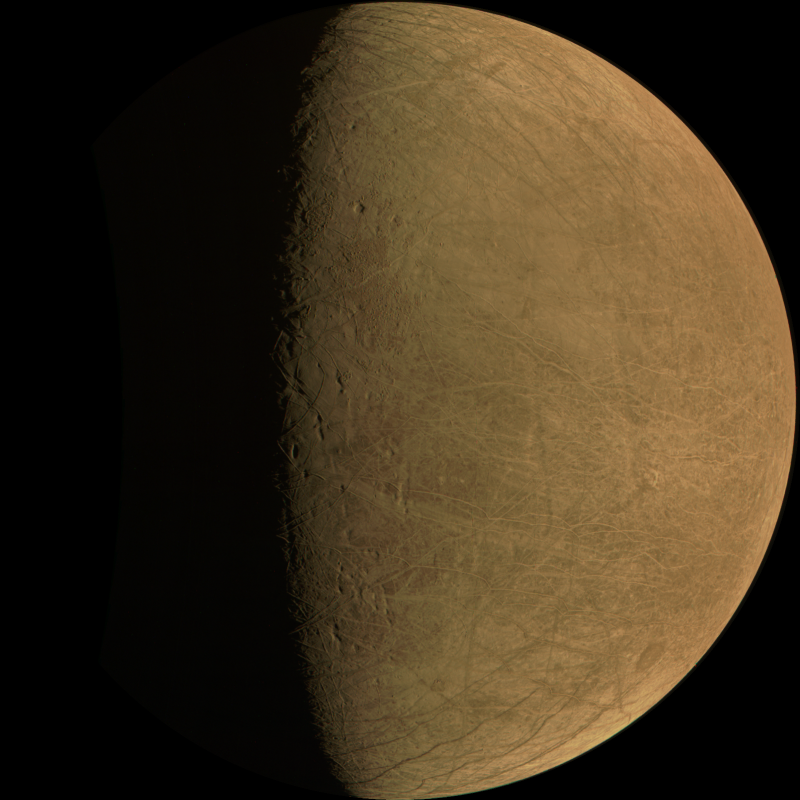
#> input picture images/europa1/JNCE_2022272_45C00001_V01-mapprojected.png, 1600 x 1600 px, found by its file name (shown at 1/2 size)
$ python jupiter_map_images.py
#> lines starting #> are read from the running program, lines starting #| are printed output that depends on the picture; after the words box and inside, x2 and y2 are one past the last pixel; in counts of white or black regions, pixels touching at a corner belong together
from colorsys import hsv_to_rgb
from tkinter import Image
import cv2
import numpy as np
import matplotlib.pyplot as plt
from PIL import Image, ImageEnhance

# reading map image
image = cv2.imread(r"./images/europa1/JNCE_2022272_45C00001_V01-mapprojected.png", flags=cv2.IMREAD_COLOR)
#> image is the input picture: shape (1600, 1600, 3); mean B, G, R 29.8, 51, 65.1

# Resizing the image
scale_percent = 1
width = int(image.shape[1] * scale_percent / 100)
#> width = 16
height = int(image.shape[0] * scale_percent / 100)
#> height = 16
dsize = (width, height)
#> dsize = (16, 16)
cv2.resize(image, dsize)


#sharped image
kernel = np.array([[0, -1, 0],
                   [-1, 5,-1],
                   [0, -1, 0]])
image_sharp = cv2.filter2D(src=image, ddepth=-1, kernel=kernel)

#adjusting bright
def increase_brightness(img, value=30):
#> called with value = 20
    hsv = cv2.cvtColor(img, cv2.COLOR_BGR2HSV)
#> hsv: shape (1600, 1600, 3); mean H, S, V 22, 110.1, 65.7
    print(hsv)
#> (printed output is left out)
    h, s, v = cv2.split(hsv)
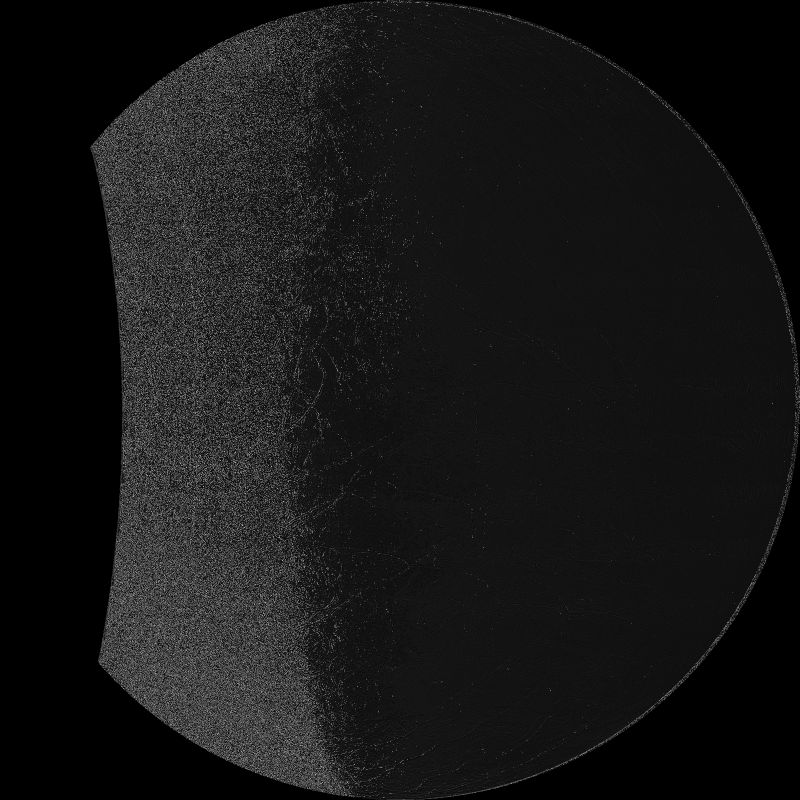
#> h: shape (1600, 1600) (shown at 1/2 size); min 0, max 179, mean 22
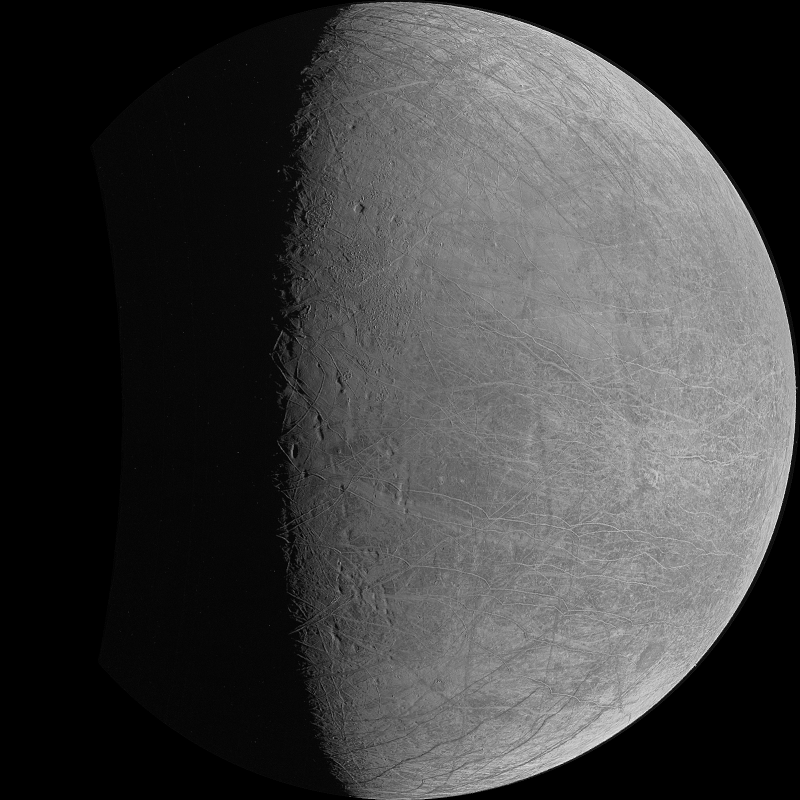
#> v: shape (1600, 1600) (shown at 1/2 size); min 0, max 255, mean 65.7
    lim = 255 - value
    v[v > lim] = 255
#> v: shape (1600, 1600); 0.02% of pixels changed, all inside (x1, y1, x2, y2) = (620, 5, 1592, 1571)
    v[v <= lim] += value
    final_hsv = cv2.merge((h, s, v))
#> final_hsv: shape (1600, 1600, 3); mean H, S, V 22, 110.1, 85.7
    return final_hsv

image_bright = increase_brightness(image_sharp, value=20)

# adjusting saturation
h, s, v = image_bright[:,:,0], image_bright[:,:,1], image_bright[:,:,2]
clahe = cv2.createCLAHE(clipLimit = 6, tileGridSize = (10,10))
s = clahe.apply(s)
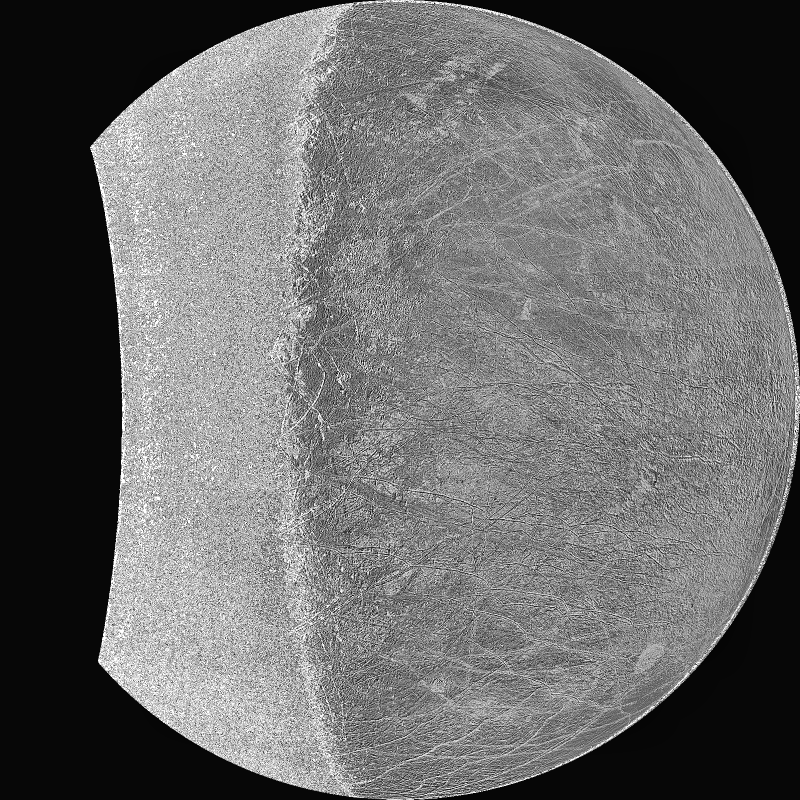
#> s: shape (1600, 1600) (shown at 1/2 size); min 0, max 255, mean 106.5
hsv_img = np.dstack((h,s,v))
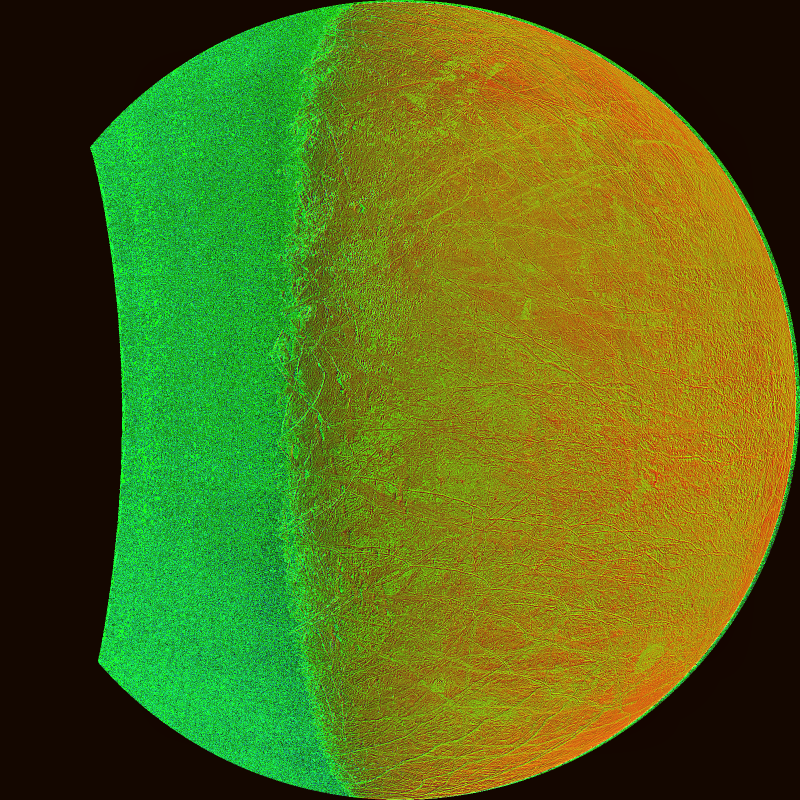
#> hsv_img: shape (1600, 1600, 3) (shown at 1/2 size); mean of channels 0, 1, 2 22, 106.5, 85.7; drawn as B, G, R

#adjusting contrast
h, s, v = hsv_img[:,:,0], hsv_img[:,:,1], hsv_img[:,:,2]
clahe = cv2.createCLAHE(clipLimit = 7, tileGridSize = (10,10))
v = clahe.apply(v)
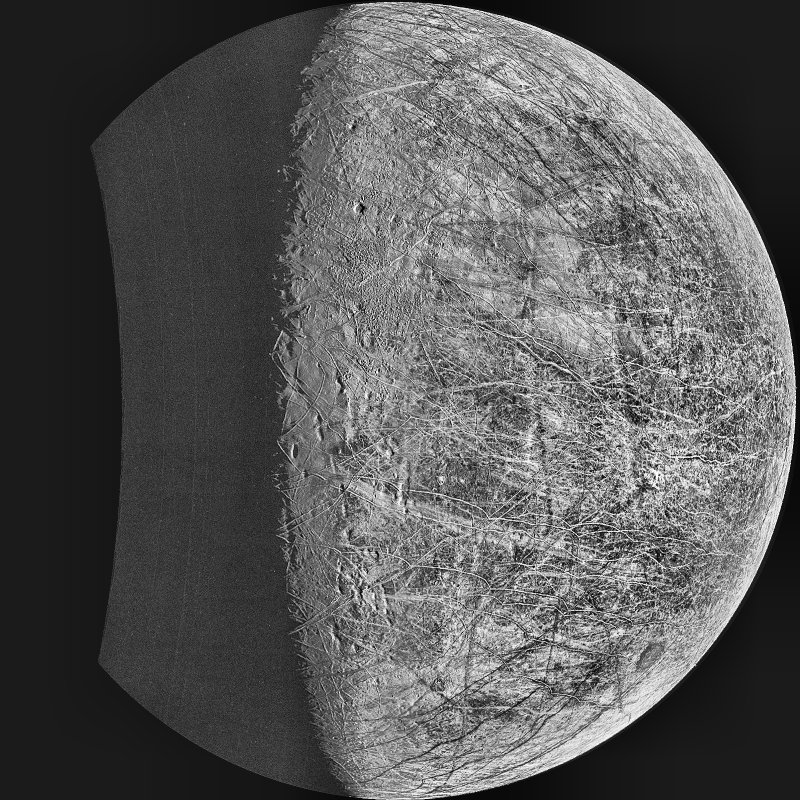
#> v: shape (1600, 1600) (shown at 1/2 size); min 0, max 255, mean 87.4
hsv_img2 = np.dstack((h,s,v))
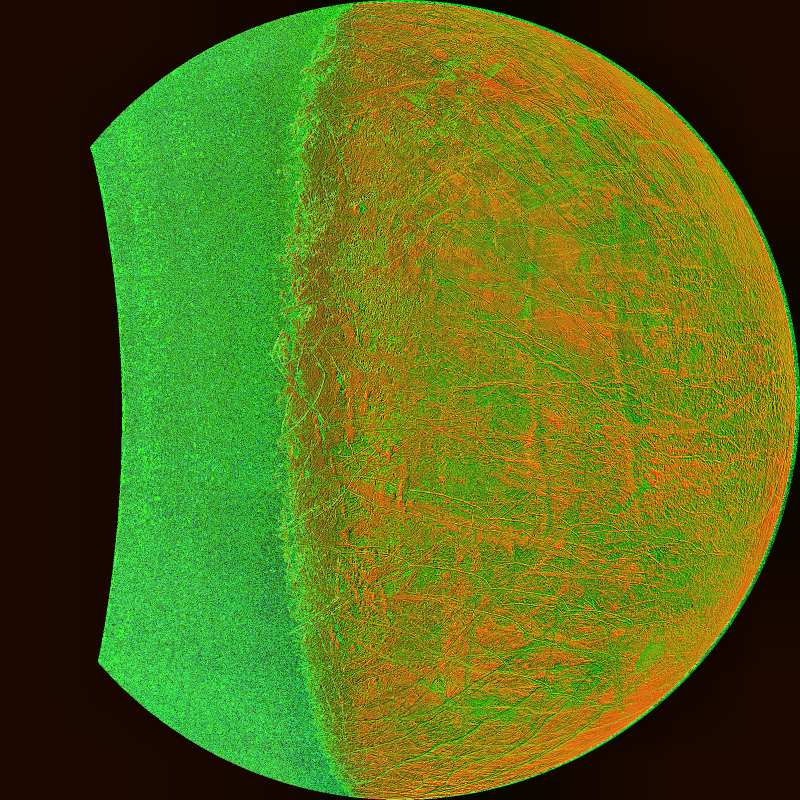
#> hsv_img2: shape (1600, 1600, 3) (shown at 1/2 size); mean of channels 0, 1, 2 22, 106.5, 87.4; drawn as B, G, R

rgb = cv2.cvtColor(hsv_img2, cv2.COLOR_HSV2RGB)
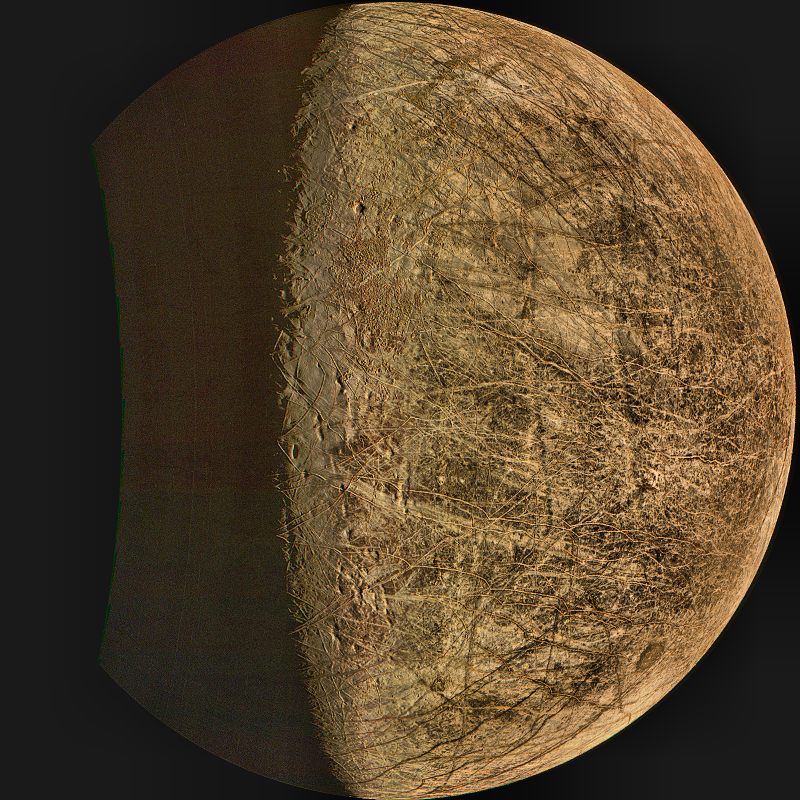
#> rgb: shape (1600, 1600, 3) (shown at 1/2 size); mean R, G, B 85.1, 67.2, 43
plt.imshow(rgb)
plt.show()
